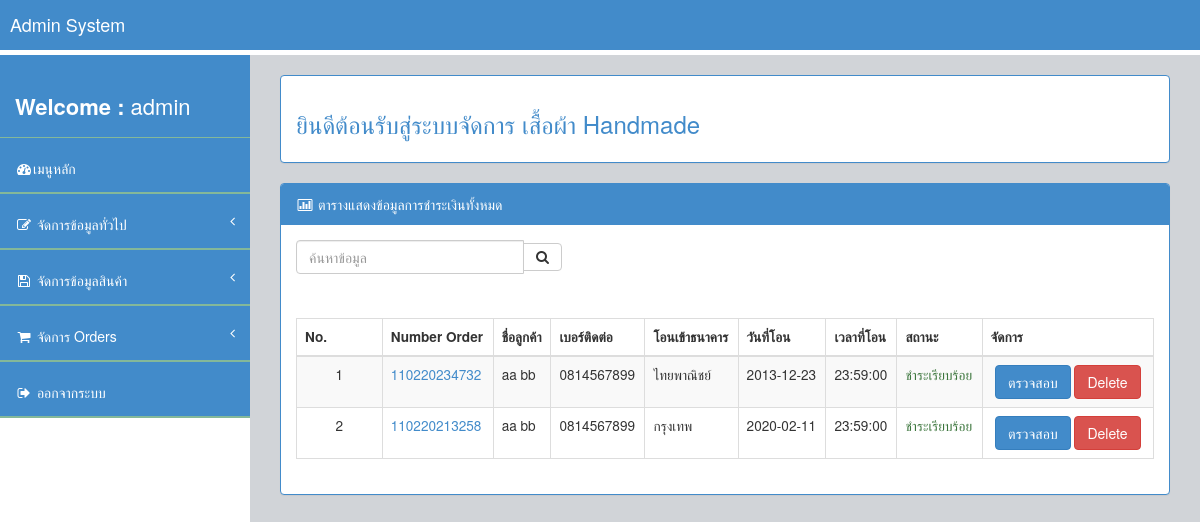
The app's page /admin/manage_payment.php (signed in) with its own data.
### tables this page shows
CREATE TABLE `payment` (
  `Pay_ID` int(11) NOT NULL,
  `Ord_ID` int(11) NOT NULL,
  `Pay_Name` varchar(100) NOT NULL,
  `Pay_Tel` varchar(15) NOT NULL,
  `Pay_File` varchar(20) NOT NULL,
  `Pay_Price` double(9,2) NOT NULL,
  `Pay_Bank` varchar(50) NOT NULL,
  `Pay_Detail` text NOT NULL,
  `Pay_Date` date NOT NULL,
  `Pay_Time` time NOT NULL,
  `Pay_Status` int(11) NOT NULL COMMENT '0 = ตรวจสอบ1 = ชำระเรียบร้อย'
);

CREATE TABLE `orders` (
  `Ord_ID` int(11) NOT NULL,
  `Ord_Number` varchar(20) NOT NULL,
  `Mem_ID` int(11) NOT NULL,
  `Ord_Note` text NOT NULL,
  `Ord_AddressSend` text NOT NULL,
  `Ord_Shipping` varchar(5) NOT NULL,
  `Ord_AmountTotal` varchar(20) NOT NULL,
  `Ord_PriceTotal` varchar(20) NOT NULL,
  `Ord_DateShipping` varchar(20) NOT NULL,
  `Ord_NumberShipping` varchar(30) NOT NULL,
  `Ord_DateBuy` date NOT NULL,
  `Ord_Status` int(11) NOT NULL COMMENT '0 = รอชำระเงิน 1= ตรวจสอบชำระเงิน 2 = ชำระเงินเรียบร้อย 3 = จัดส่งเรียบร้อย 4 = ยกเลิกรายการ'
);

### conn.php (called while the page is built, shortened)
<?php
$title_web = "เสื้อผ้า Handmade ";
?>

### admin/manage_payment.php (the view, shortened to what this page needs)
<?php require_once "header.php";?>
    <div id="wrapper">
        <?php
			  require_once "menu_left.php";
		?>
        <div id="page-wrapper">
            <div class="row">
                <br/>
                <div class="col-lg-12">
                    <div class="panel panel-body panel-primary alert-danger"><h3><font color="#428bca">ยินดีต้อนรับสู่ระบบจัดการ <?php echo $title_web;?></font></h3></div>
                </div>
            </div>
                    <div class="panel panel-primary">
                        <div class="panel-heading">
                            <i class="fa fa-bar-chart-o fa-fw"></i> ตารางแสดงข้อมูลการชำระเงินทั้งหมด
                        </div>
						<div class="col-lg-4 form-group panel-body panel-primary sidebar-search">
						<form autocomplete="off" class="input-group custom-search-form">
	<input name="txt_search" type="text" id="course" size="50" class="form-control" placeholder="ค้นหาข้อมูล" required="required" /><span class="input-group-btn">
                                <button class="btn btn-default" type="submit">
                                    <i class="fa fa-search"></i>
                                </button>
                            </span>
</form>
</div>
                        <div class="panel-body">
                            <div class="row">
                                <div class="col-lg-12">
                                    <div class="table-responsive">
                                        <table class="table table-striped table-bordered table-hover" id="dataTables-example">
                                        <thead>
                                            <tr>
                                                    <th width="10%" class="small">No.</th>
                                                    <th width="auto" class="small">Number Order</th>
                                                    <th width="auto" class="small">ชื่อลูกค้า</th>
                                                    <th width="auto" class="small">เบอร์ติดต่อ</th>
                                                    <th width="auto" class="small">โอนเข้าธนาคาร</th>
                                                    <th width="auto" class="small">วันที่โอน</th>
                                                    <th width="auto" class="small">เวลาที่โอน</th>
                                                    <th width="auto" class="small">สถานะ</th>
                                                    <th width="20%" class="small">จัดการ</th>
                                            </tr>
                                        </thead>
                                        <tbody>
 <?php
  if(!$_REQUEST['txt_search']) {
$sql = $conn->query("select * from payment order by Pay_ID desc");
}
else {
$sql = $conn->query("select * from payment where Pay_Name like '%$_REQUEST[txt_search]%' or Pay_Tel like '%$_REQUEST[txt_search]%' order by Pay_ID desc");
}
  $i = 1;
  while ($show= $sql->fetch_assoc()) {
$sql2 = $conn->query("select * from orders where Ord_ID = '$show[Ord_ID]'");
$show2 = $sql2->fetch_assoc();
?>
                                            <tr>
                  <td class="small" align="center"><?php echo $i++;?></div></td>
                  <td class="small"><a href="../print_order.php?id=<?php echo $show2['Ord_ID'];?>" target="_blank">
                  <?php echo $show2['Ord_Number'];?></a></td>
                  <td class="small"><?php echo $show['Pay_Name'];?></td>
                  <td class="small"><?php echo $show['Pay_Tel'];?></td>
                  <td class="small"><?php echo $show['Pay_Bank'];?></td>
                  <td class="small"><?php echo $show['Pay_Date'];?></td>
                  <td class="small"><?php echo $show['Pay_Time'];?></td>
                  <td class="small">
                  <?php if($show['Pay_Status']==0){echo '<span class=text-danger>ตรวจสอบ</span>';}
                  else if($show['Pay_Status']==1){echo '<span class=text-success>ชำระเรียบร้อย</span>';}
                  ?></td>
                  <td class="small" align="center"><a href="#payment<?php echo $show['Pay_ID'];?>" data-toggle="modal">
                  <input name="" type="button" class="btn btn-primary btn-grad " value="ตรวจสอบ"></a>
                  <a href="?admin=delete&id=<?php echo $show['Ord_ID'];?>"><input name="" type="button" class="btn btn-danger btn-grad" value="Delete"></a></div></td>
                                            <?php } ?>
                                    </div>
                                </div>
                            </div>
</body>
</html>

### css/BackEnd/assets/css/style.css (style rules this page uses)
body { background-color:#FFFFFF; }
#wrapper { width: 100%; margin-top: 55px!important; background-color:#FFFFFF; }
#page-wrapper { padding: 0 15px; min-height: 568px; background-color:rgb(209, 212, 216); }
.sidebar-search { padding: 15px; }

### css/BackEnd/assets/css/main-style.css (style rules this page uses)
@media (min-width:768px) { #page-wrapper { position: inherit; margin: 0 0 0 250px; padding: 0 30px; min-height: 1000px; } }

### records on screen
payment: Ord_ID.Ord_Number "110220234732", Pay_Name "aa bb", Pay_Tel "0814567899", Pay_Bank "ไทยพาณิชย์", Pay_Date "2013-12-23", Pay_Time "23:59:00", Pay_Status "ชำระเรียบร้อย"
payment: Ord_ID.Ord_Number "110220213258", Pay_Name "aa bb", Pay_Tel "0814567899", Pay_Bank "กรุงเทพ", Pay_Date "2020-02-11", Pay_Time "23:59:00", Pay_Status "ชำระเรียบร้อย"

### other values on screen
$_SESSION['ses_admin_user'] "admin"
$title_web "เสื้อผ้า Handmade"
